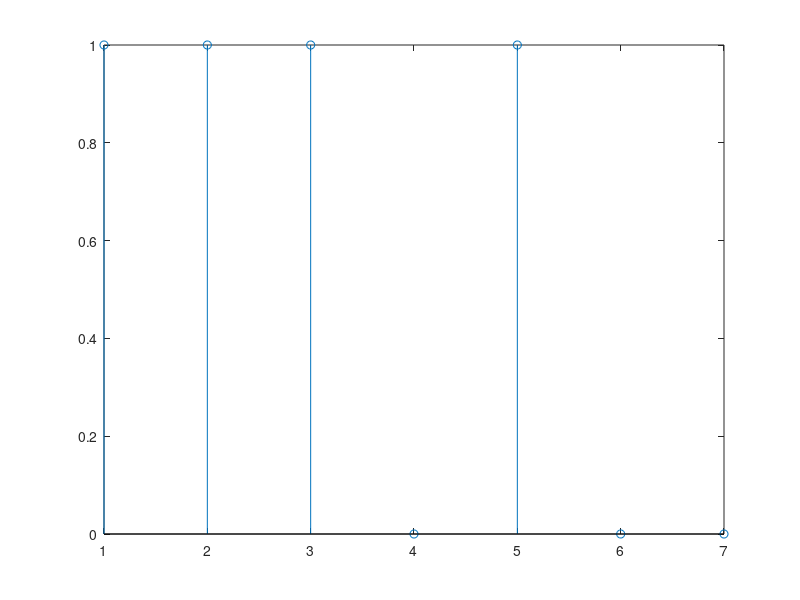

Write the MATLAB code that produced this figure.
%Nikunj Purohit
%PN Sequence
f=3;
N=(2^f)-1;
s1=1;
s2=1;
s3=1;
for i=1:N
    s0(i)= xor(s3(i),s1(i));
    s1(i+1)=s0(i);
    s2(i+1)=s1(i);
    s3(i+1)=s2(i);
end
pn_seq=s3(1:N)
disp(pn_seq)
stem(pn_seq)